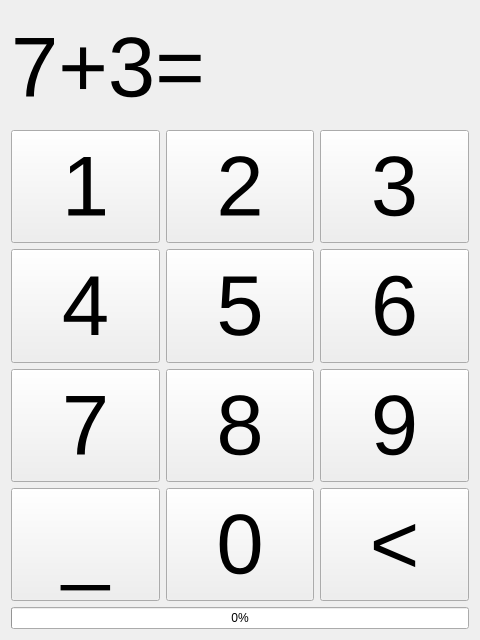
<?xml version="1.0" encoding="UTF-8"?>
<ui version="4.0">
 <class>MainWindow</class>
 <widget class="QMainWindow" name="MainWindow">
  <property name="geometry">
   <rect>
    <x>0</x>
    <y>0</y>
    <width>480</width>
    <height>640</height>
   </rect>
  </property>
  <property name="windowTitle">
   <string>MainWindow</string>
  </property>
  <widget class="QWidget" name="centralWidget">
   <layout class="QVBoxLayout" name="verticalLayout">
    <item>
     <layout class="QHBoxLayout" name="horizontalLayout">
      <item>
       <widget class="QLabel" name="label">
        <property name="sizePolicy">
         <sizepolicy hsizetype="Preferred" vsizetype="Preferred">
          <horstretch>2</horstretch>
          <verstretch>0</verstretch>
         </sizepolicy>
        </property>
        <property name="font">
         <font>
          <pointsize>64</pointsize>
         </font>
        </property>
        <property name="text">
         <string>7+3=</string>
        </property>
       </widget>
      </item>
     </layout>
    </item>
    <item>
     <layout class="QHBoxLayout" name="horizontalLayout_6">
      <property name="sizeConstraint">
       <enum>QLayout::SetDefaultConstraint</enum>
      </property>
      <item>
       <widget class="QPushButton" name="b1">
        <property name="sizePolicy">
         <sizepolicy hsizetype="Minimum" vsizetype="Minimum">
          <horstretch>0</horstretch>
          <verstretch>0</verstretch>
         </sizepolicy>
        </property>
        <property name="minimumSize">
         <size>
          <width>0</width>
          <height>0</height>
         </size>
        </property>
        <property name="font">
         <font>
          <pointsize>64</pointsize>
         </font>
        </property>
        <property name="text">
         <string>1</string>
        </property>
       </widget>
      </item>
      <item>
       <widget class="QPushButton" name="b2">
        <property name="sizePolicy">
         <sizepolicy hsizetype="Minimum" vsizetype="Minimum">
          <horstretch>0</horstretch>
          <verstretch>0</verstretch>
         </sizepolicy>
        </property>
        <property name="font">
         <font>
          <pointsize>64</pointsize>
         </font>
        </property>
        <property name="text">
         <string>2</string>
        </property>
       </widget>
      </item>
      <item>
       <widget class="QPushButton" name="b3">
        <property name="sizePolicy">
         <sizepolicy hsizetype="Minimum" vsizetype="Minimum">
          <horstretch>0</horstretch>
          <verstretch>0</verstretch>
         </sizepolicy>
        </property>
        <property name="font">
         <font>
          <pointsize>64</pointsize>
         </font>
        </property>
        <property name="text">
         <string>3</string>
        </property>
       </widget>
      </item>
     </layout>
    </item>
    <item>
     <layout class="QHBoxLayout" name="horizontalLayout_8">
      <property name="sizeConstraint">
       <enum>QLayout::SetDefaultConstraint</enum>
      </property>
      <item>
       <widget class="QPushButton" name="b4">
        <property name="sizePolicy">
         <sizepolicy hsizetype="Minimum" vsizetype="Minimum">
          <horstretch>0</horstretch>
          <verstretch>0</verstretch>
         </sizepolicy>
        </property>
        <property name="minimumSize">
         <size>
          <width>0</width>
          <height>0</height>
         </size>
        </property>
        <property name="font">
         <font>
          <pointsize>64</pointsize>
         </font>
        </property>
        <property name="text">
         <string>4</string>
        </property>
       </widget>
      </item>
      <item>
       <widget class="QPushButton" name="b5">
        <property name="sizePolicy">
         <sizepolicy hsizetype="Minimum" vsizetype="Minimum">
          <horstretch>0</horstretch>
          <verstretch>0</verstretch>
         </sizepolicy>
        </property>
        <property name="font">
         <font>
          <pointsize>64</pointsize>
         </font>
        </property>
        <property name="text">
         <string>5</string>
        </property>
       </widget>
      </item>
      <item>
       <widget class="QPushButton" name="b6">
        <property name="sizePolicy">
         <sizepolicy hsizetype="Minimum" vsizetype="Minimum">
          <horstretch>0</horstretch>
          <verstretch>0</verstretch>
         </sizepolicy>
        </property>
        <property name="font">
         <font>
          <pointsize>64</pointsize>
         </font>
        </property>
        <property name="text">
         <string>6</string>
        </property>
       </widget>
      </item>
     </layout>
    </item>
    <item>
     <layout class="QHBoxLayout" name="horizontalLayout_9">
      <property name="sizeConstraint">
       <enum>QLayout::SetDefaultConstraint</enum>
      </property>
      <item>
       <widget class="QPushButton" name="b7">
        <property name="sizePolicy">
         <sizepolicy hsizetype="Minimum" vsizetype="Minimum">
          <horstretch>0</horstretch>
          <verstretch>0</verstretch>
         </sizepolicy>
        </property>
        <property name="minimumSize">
         <size>
          <width>0</width>
          <height>0</height>
         </size>
        </property>
        <property name="font">
         <font>
          <pointsize>64</pointsize>
         </font>
        </property>
        <property name="text">
         <string>7</string>
        </property>
       </widget>
      </item>
      <item>
       <widget class="QPushButton" name="b8">
        <property name="sizePolicy">
         <sizepolicy hsizetype="Minimum" vsizetype="Minimum">
          <horstretch>0</horstretch>
          <verstretch>0</verstretch>
         </sizepolicy>
        </property>
        <property name="font">
         <font>
          <pointsize>64</pointsize>
         </font>
        </property>
        <property name="text">
         <string>8</string>
        </property>
       </widget>
      </item>
      <item>
       <widget class="QPushButton" name="b9">
        <property name="sizePolicy">
         <sizepolicy hsizetype="Minimum" vsizetype="Minimum">
          <horstretch>0</horstretch>
          <verstretch>0</verstretch>
         </sizepolicy>
        </property>
        <property name="font">
         <font>
          <pointsize>64</pointsize>
         </font>
        </property>
        <property name="text">
         <string>9</string>
        </property>
       </widget>
      </item>
     </layout>
    </item>
    <item>
     <layout class="QHBoxLayout" name="horizontalLayout_10">
      <property name="sizeConstraint">
       <enum>QLayout::SetDefaultConstraint</enum>
      </property>
      <item>
       <widget class="QPushButton" name="pushButton_23">
        <property name="sizePolicy">
         <sizepolicy hsizetype="Minimum" vsizetype="Minimum">
          <horstretch>0</horstretch>
          <verstretch>0</verstretch>
         </sizepolicy>
        </property>
        <property name="minimumSize">
         <size>
          <width>0</width>
          <height>0</height>
         </size>
        </property>
        <property name="font">
         <font>
          <pointsize>64</pointsize>
         </font>
        </property>
        <property name="text">
         <string>_</string>
        </property>
       </widget>
      </item>
      <item>
       <widget class="QPushButton" name="b0">
        <property name="sizePolicy">
         <sizepolicy hsizetype="Minimum" vsizetype="Minimum">
          <horstretch>0</horstretch>
          <verstretch>0</verstretch>
         </sizepolicy>
        </property>
        <property name="font">
         <font>
          <pointsize>64</pointsize>
         </font>
        </property>
        <property name="text">
         <string>0</string>
        </property>
       </widget>
      </item>
      <item>
       <widget class="QPushButton" name="pushButton_25">
        <property name="sizePolicy">
         <sizepolicy hsizetype="Minimum" vsizetype="Minimum">
          <horstretch>0</horstretch>
          <verstretch>0</verstretch>
         </sizepolicy>
        </property>
        <property name="font">
         <font>
          <pointsize>64</pointsize>
         </font>
        </property>
        <property name="text">
         <string>&lt;</string>
        </property>
       </widget>
      </item>
     </layout>
    </item>
    <item>
     <widget class="QProgressBar" name="progressBar">
      <property name="maximum">
       <number>10</number>
      </property>
      <property name="value">
       <number>0</number>
      </property>
     </widget>
    </item>
   </layout>
   <zorder>horizontalLayoutWidget_4</zorder>
   <zorder>pushButton_7</zorder>
   <zorder>horizontalLayoutWidget</zorder>
   <zorder>horizontalLayoutWidget_6</zorder>
   <zorder>horizontalLayoutWidget_7</zorder>
   <zorder>horizontalLayoutWidget_8</zorder>
   <zorder>horizontalLayoutWidget_9</zorder>
   <zorder>progressBar</zorder>
  </widget>
 </widget>
 <layoutdefault spacing="6" margin="11"/>
 <resources/>
 <connections/>
</ui>
